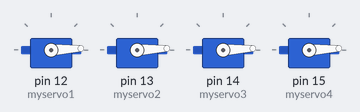
Bench run of a sketch on a simulated Arduino Uno, built with avr-gcc and run on an emulated ATmega328P. Parts: 4 × servo.

Above: at 0.05 s.
At 0.7 s:
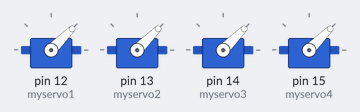
At 1.35 s:
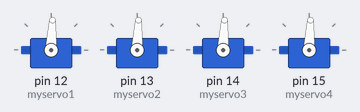
At 2.65 s:
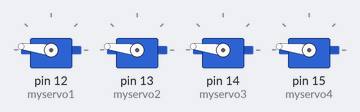
At 3.95 s:
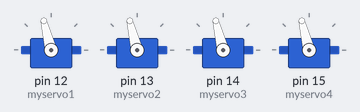
At 5.3 s:
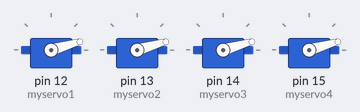
Timing chart, 0 to 7.2 s (numbered marks = the images above):
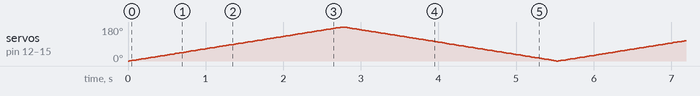

The sketch:

Servo_Motor.ino
```cpp
/*
DESCRIPTION:
This example code will uses: Robo Pico and Raspberry Pi Pico / Pico W
to control the servo on the Robo Pico servo port.

AUTHOR  : Cytron Technologies Sdn Bhd
WEBSITE  : www.cytron.io
EMAIL    : support@cytron.io
*/
#include <Servo.h>

Servo myservo1;  // create servo object to control a servo
Servo myservo2;
Servo myservo3;
Servo myservo4;

void setup() {
  myservo1.attach(12);  // attaches the servo on pins to the servo objects
  myservo2.attach(13);
  myservo3.attach(14);
  myservo4.attach(15);
}

void loop() {
  for (int pos = 0; pos <= 180; pos += 1) { // goes from 0 degrees to 180 degrees
    // in steps of 1 degree
    myservo1.write(pos);              // tell servo to go to position in variable 'pos'
    myservo2.write(pos);
    myservo3.write(pos);
    myservo4.write(pos);
    delay(15);                       // waits 15ms for the servo to reach the position
  }
  for (int pos = 180; pos >= 0; pos -= 1) { // goes from 180 degrees to 0 degrees
    myservo1.write(pos);              // tell servo to go to position in variable 'pos'
    myservo2.write(pos);
    myservo3.write(pos);
    myservo4.write(pos);
    delay(15);                       // waits 15ms for the servo to reach the position
  }
}
```
